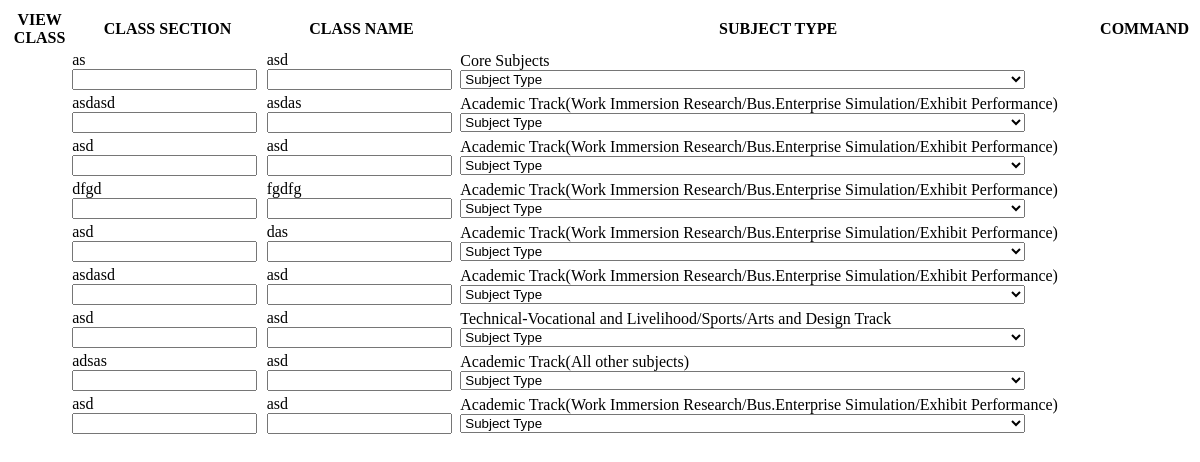
The page /searchclasses/ (signed in) on the database as committed earlier.
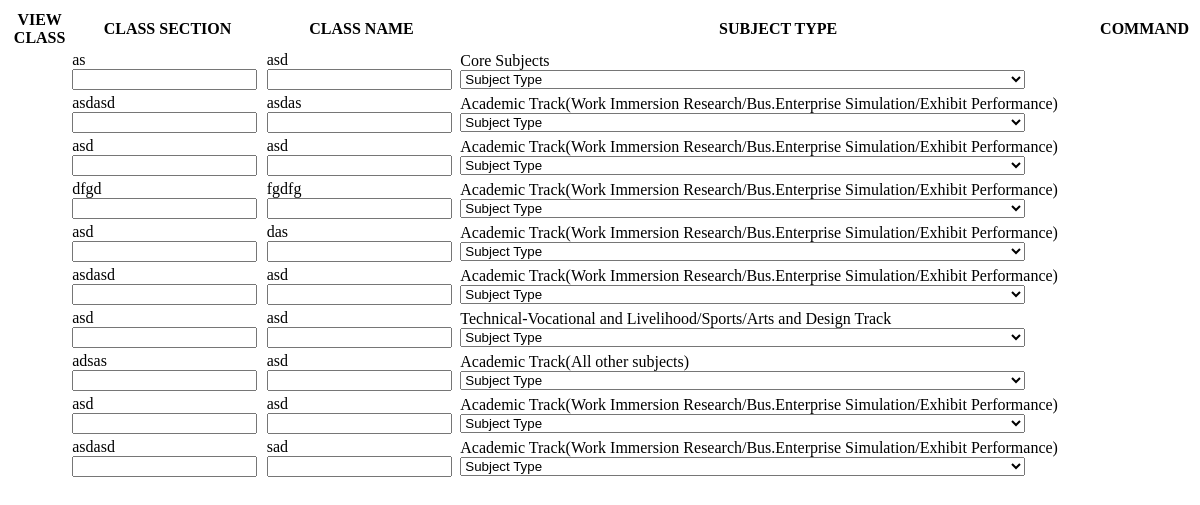
The same page on the database as committed later.
### classrecord/models.py (models this page shows, shortened)
class Class(models.Model):
    name = models.CharField(max_length=200)
    section = models.CharField(max_length=200)
    subject_type = models.ForeignKey(SubjectType, default=1)
    user = models.ForeignKey(User)
    hidden = models.CharField(max_length=2, default=0)

class SubjectType(models.Model):
    name = models.CharField(max_length=200)
    written_works = models.CharField(max_length=200)
    performance_tasks = models.CharField(max_length=200)
    quarterly_assessments = models.CharField(max_length=200)
    grading_system = models.ForeignKey(GradingSystem, default=1)

### classrecord/views.py (the view)
# urls.py: url(r'^searchclasses/$', searchclasses),
def searchclasses(request):
    user_instance = request.user
    result = Class.objects.filter(user=user_instance, hidden='0')
    if len(result) == 0:
        return HttpResponse('')
    else:
        system = UserSystem.objects.get(user=user_instance)
        grading_system = GradingSystem.objects.get(id=system.grading_system.id)
        subject_types = SubjectType.objects.filter(grading_system=grading_system)
        return render(request, 'tables/class.html', {'classes': result, 'subject_types': subject_types})

### templates/tables/class.html (shortened to what this page needs)
{% load staticfiles %}
<table id="myClassTable" class="table table-responsive">
    <thead>
    <tr>
        <th>VIEW CLASS</th>
        <th>CLASS SECTION</th>
        <th>CLASS NAME</th>
        <th>SUBJECT TYPE</th>
        <th>COMMAND</th>
    </tr>
    </thead>
    <tbody>
        {% for class in classes %}
        <tr id="tr{{ class.id }}">
            <td>
            </td>
            <td>
                <span id="tdclasssection{{ class.id }}" class="tdclasssection">{{ class.section }}</span>
                <span class="editclassform"><input id="inputclasssection{{ class.id }}" class="form-control hidden inputs"></span>
            </td>
            <td>
                <span id="tdclassname{{ class.id }}" class="tdclassname">{{ class.name }}</span>
                <span class="editclassform"><input id="inputclassname{{ class.id }}" class="form-control hidden inputs"></span>
            </td>
            <td>
                <span id="tdsubject_type{{ class.id }}" class="tdsubject_type">{{ class.subject_type.name }}</span>
                <span class="editclassform">
                    <select class="form-control hidden trsubject_type" id="trsubject_type{{ class.id }}">
                        <option disabled="disabled" selected="selected" value="0">Subject Type</option>
                    </select>
                </span>
            </td>
            <td>
            </td>
        </tr>
        {% endfor %}
    </tbody>
</table>

Rows that differ between the two databases and show on the page:
added Class: section "asdasd", name "sad", subject_type.name "Academic Track(Work Immersion Research/Bus.Enterprise Simulation/Exhibit Performance)"
